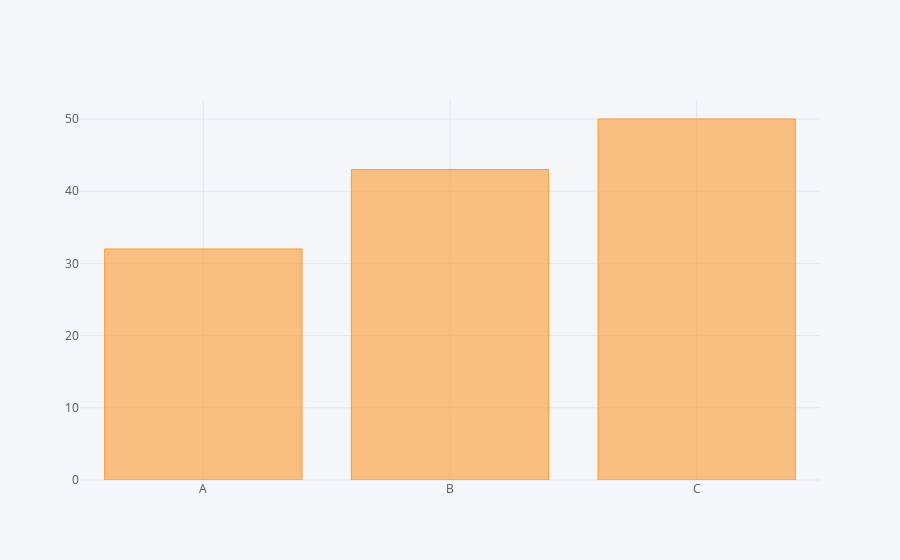

The notebook cell this image was saved under:
### Markdown cell above
## Bar Plots

### Code cell
df2.iplot(kind='bar',x='Category',y='Values')

### Figure 1 — Plotly figure (JSON) as saved in the notebook; plotly's stock layout.template omitted (floating-point values rounded to 4 significant figures)
{"data": [{"marker": {"color": "rgba(255, 153, 51, 0.6)", "line": {"color": "rgba(255, 153, 51, 1.0)", "width": 1}}, "name": "Values", "orientation": "v", "text": "", "type": "bar", "uid": "bbad9933-8cc7-426f-b0b5-9fe8b21c8304", "x": ["A", "B", "C"], "y": [32, 43, 50]}], "layout": {"legend": {"bgcolor": "#F5F6F9", "font": {"color": "#4D5663"}}, "paper_bgcolor": "#F5F6F9", "plot_bgcolor": "#F5F6F9", "title": {"font": {"color": "#4D5663"}}, "xaxis": {"gridcolor": "#E1E5ED", "showgrid": true, "tickfont": {"color": "#4D5663"}, "title": {"font": {"color": "#4D5663"}, "text": ""}, "zerolinecolor": "#E1E5ED"}, "yaxis": {"gridcolor": "#E1E5ED", "showgrid": true, "tickfont": {"color": "#4D5663"}, "title": {"font": {"color": "#4D5663"}, "text": ""}, "zerolinecolor": "#E1E5ED"}}}
